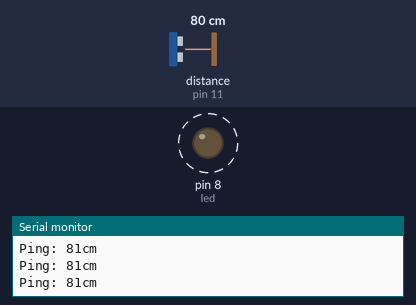
Recording of a sketch running on a simulated Arduino Uno, built with avr-gcc and run on an emulated ATmega328P. Shown: output pins drawn as LEDs (lit = HIGH), the last lines printed to the serial monitor. Dashed ring = blinking. The inputs (shaded band) are chosen by the test bench; at power-on: distance to the obstacle (sensor on pin 11) 80 cm. The echo pulse lasts 58.3 µs per cm.

Above: at 1.3 s.
1.4 s: distance to the obstacle (sensor on pin 11) set to 15 cm
4.4 s: distance to the obstacle (sensor on pin 11) set to 12 cm
At 4.45 s:
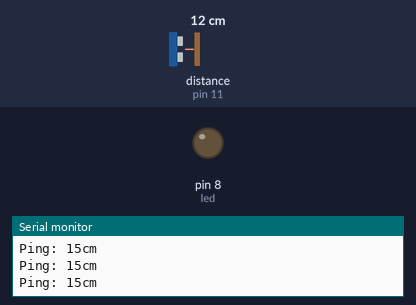
At 4.83 s:
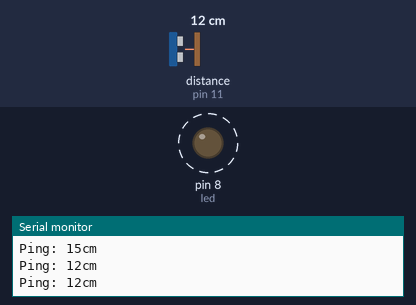
Timing chart, 0 to 13.4 s (numbered marks = the images above; inputs shaded):
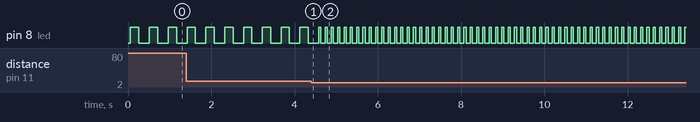

Measured:
- the behaviour switches between 14 and 13 cm on distance to the obstacle (sensor on pin 11) (found by bisection; images 0 and 1)
- after the input at 4.4 s, pin 8 (led): alternates HIGH for 0.05 s and LOW for 0.10 s, starting after 0.23 s
- by itself, pin 8 (led): alternates HIGH for 0.20 s and LOW for 0.25 s

The sketch:

salvaobstaculo_con_led_3.ino
```cpp
 // ---------------------------------------------------------------------------
// MODIFICAMOS EL PARPADEO DE UN LED SEGÚN
// LA DISTANCIA DEL SENSOR HC-SR04 A UN OBSTÁCULO.
// si DISTANCIA es 0 cm SE ENCIENDE el LED.
//
//conexiones del sensor HC-SR04
//trigger 12
//echo    11
//Gnd     tierra (GND)
//Vcc     5V
//LED     8
// ---------
 #include <NewPing.h> //libreria que maneja el sensor HC-SR04

     #define TRIGGER_PIN 12 // Arduino pin tied to trigger pin on the ultrasonic sensor.
     #define ECHO_PIN 11    // Arduino pin tied to echo pin on the ultrasonic sensor.
     #define MAX_DISTANCE 200
    int x;//distancia hasta el obstaculo
    int led =8;
    // NewPing configura los pines y la distancia max detectada
     NewPing sonar(TRIGGER_PIN, ECHO_PIN, MAX_DISTANCE);

     void setup()
        {
           Serial.begin(115200); // Open serial monitor at 115200 baud
           pinMode (led, OUTPUT);
        }

     void loop()
       {
           delay(50);
           // Send ping, get ping time in microseconds (uS)
           unsigned int uS = sonar.ping();
           Serial.print("Ping: ");
           x = uS / US_ROUNDTRIP_CM;
           Serial.print(x);
           Serial.println("cm");
            if (x==0){
              digitalWrite ( led , HIGH) ;
              }
            else if (x<14){
              digitalWrite ( led , HIGH) ;
              delay(50);
              digitalWrite( led , LOW) ;
              delay(50);
            }//fin del if
            else {
            digitalWrite ( led , HIGH) ;
            delay(200);
            digitalWrite( led , LOW) ;
            delay(200);
            }//fin del else

           }//fin del loop()
```
